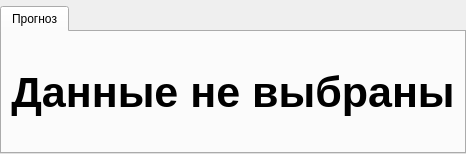
      <widget class="QWidget" name="visualisation">
       <attribute name="title">
        <string>Визуализация</string>
       </attribute>
       <layout class="QVBoxLayout" name="verticalLayout">
        <property name="spacing">
         <number>0</number>
        </property>
        <property name="leftMargin">
         <number>0</number>
        </property>
        <property name="topMargin">
         <number>6</number>
        </property>
        <property name="rightMargin">
         <number>0</number>
        </property>
        <property name="bottomMargin">
         <number>0</number>
        </property>
        <item>
         <widget class="QTabWidget" name="vis_tabs">
          <property name="currentIndex">
           <number>0</number>
          </property>
          <widget class="QWidget" name="forecast">
           <attribute name="title">
            <string>Прогноз</string>
           </attribute>
           <layout class="QVBoxLayout" name="verticalLayout_5">
            <item>
             <layout class="QVBoxLayout" name="vis">
              <item>
               <widget class="QLabel" name="label_6">
                <property name="minimumSize">
                 <size>
                  <width>0</width>
                  <height>100</height>
                 </size>
                </property>
                <property name="maximumSize">
                 <size>
                  <width>16777215</width>
                  <height>100</height>
                 </size>
                </property>
                <property name="font">
                 <font>
                  <pointsize>32</pointsize>
                  <weight>75</weight>
                  <bold>true</bold>
                 </font>
                </property>
                <property name="text">
                 <string>Данные не выбраны</string>
                </property>
                <property name="alignment">
                 <set>Qt::AlignCenter</set>
                </property>
               </widget>
              </item>
             </layout>
            </item>
           </layout>
          </widget>
         </widget>
        </item>
       </layout>
      </widget>
